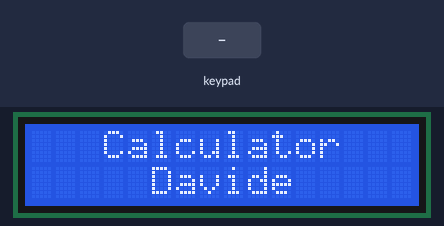
The sketch below on a simulated Arduino Uno, built with avr-gcc and run on an emulated ATmega328P. Parts: 16×2 character LCD. The inputs (shaded band) are chosen by the test bench.

Above: at 0.1 s.
3.8 s: keypad keys 7 + 5 = pressed 0.4 s apart
At 6.3 s:
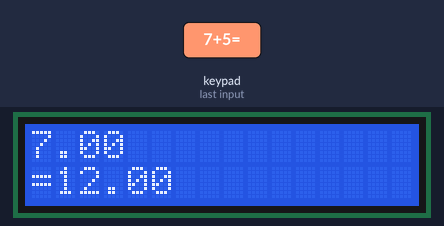
6.9 s: key '=' pressed
At 7.9 s:
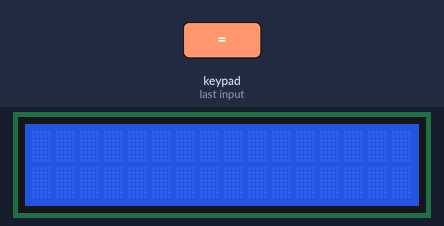
8.4 s: keypad keys 7 6 5 4 * pressed 0.4 s apart
At 11.0 s:
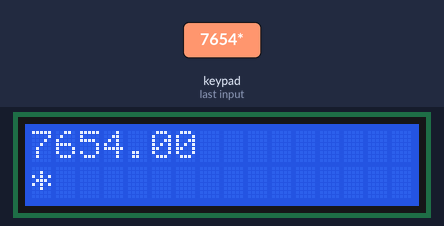
11.9 s: key '1' pressed
At 12.8 s:
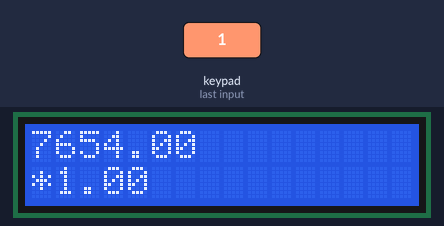
Timing chart, 0 to 14.4 s (numbered marks = the images above; inputs shaded):
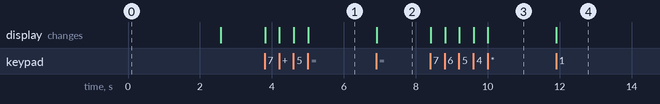

The sketch:

Calculator.ino
```cpp
#include <Key.h>                           // utilizada para trabajar con keypad
#include <Keypad.h>                        // permite interactuar con un teclado matricial
#include <Wire.h>                          // necesario para la comunicación I2c
#include <hd44780.h>                       // soporte para pantallas LCD basadas en el controlador hd44780
#include <hd44780ioClass/hd44780_I2Cexp.h> // extensión de la librería anterior para utilizar pantallas LCD con interfaz I2C

// Inicialización LCD I2C
hd44780_I2Cexp lcd; // Se declara objeto LCD de la clase hd44780_I2Cexp para controlar display mediante I2C
// Geometría LCD
const int LCD_COLS = 16; // 16 columnas
const int LCD_ROWS = 2; // 2 filas

double num1, num2 ; // variables para almacenar los número utilizados en las operaciones
double total; // variables para almacenar el resultado de las operaciones
char operation, button; // variable para almacenar la operación seleccionada y el botón seleccionado
const byte ROWS = 4; // definimos 4 filas
const byte COLS = 5; // definimos 5 columnas

// Definimos el mapa de teclas
char keys[ROWS][COLS] = { // matriz que define las teclas disponibles en el keypad
  {'1', '2', '3', '+'},
  {'4', '5', '6', '-'},
  {'7', '8', '9', '*'},
  {'=', '0', '%', '/'}
};
byte rowPins[ROWS] = { 7, 6, 5, 4 };// Conecta el keypad ROW0, ROW1, ROW2 y ROW3 a estos pines Arduino
byte colPins[COLS] = { 3, 2, 1, 0 }; // Conecte el teclado COL0, COL1 y COL2 a estos pines Arduino

Keypad kpd = Keypad( makeKeymap(keys), rowPins, colPins, ROWS, COLS ); //  Crear el keypad para controlar el teclado con la configuración anterior
void domath() // función para realizar operación seleccionada por el usuario y mostrar resultado en display
{
  switch (operation)
  {
    case '+': // Suma
      total = num1 + num2;
      break;
    case '-': // Resta
      total = num1 - num2;
      break;
    case '/': // División.
      total = num1 / num2;
      break;
    case '*': // Multiplicación
      total = num1 * num2;
      break;
    case '%': // Operación Módulo
      total = (int)num1 % (int)num2;
      break;
  }


  lcd.setCursor(0, 1);
  lcd.print('=');
  lcd.setCursor(1, 1);
  lcd.print(total);
}

void setup() {                            // función para inicializar el programa
  lcd.init();                             // se verifica que la inicialización ha sido exitosa
  lcd.backlight();                        // y se muestra un mensaje de bienvenida en el display
  lcd.setCursor(3, 0);
  lcd.print("Calculator");
  lcd.setCursor(5, 1);
  lcd.print("Davide");
  delay(2500);                            // pausa de 2.5 segundos
  lcd.clear();                            // limpiar la pantalla
}

void loop() // esta función contiene el bucle principal del programa
{
  while (1) // Primer bucle, se encarga de capturar el primer número ingresado y mostrarlo por el display LCD
  {
    button = kpd.getKey(); // se espera a que el usuario seleccione una operación matemática
    if (button >= '0' && button <= '9') // Si el usuario presionó un valor numérico, 1 carácter a la vez.
    {
      lcd.clear();
      num1 = num1 * 10 + (button - '0'); // Composición del primer operando
      lcd.setCursor(0, 0); // Seleccione el cursor en la primera fila en LCD
      lcd.print(num1); // Imprimir número num1
    }

    // Operación de entrada
    if (num1 != 0 && (button == '+' || button == '-' || button == '*' || button == '/' || button == '%'))
    {
      operation = button; // operación recuerda qué operación matemática quiere el usuario en los números
      lcd.setCursor(0, 1); // posiciona el cursor en la 2 fila
      lcd.print(operation); // imprime en pantalla la operación
      break;
    }
  }

  while (1) // esta función contiene el segundo bucle,
  {
    button = kpd.getKey(); // Lectura de botón
    if (button >= '0' && button <= '9') // Obteniendo caracteres del teclado para el segundo número
    {
      num2 = num2 * 10 + (button - '0'); //Composición de la segunda operación
      lcd.setCursor(1, 1); // selecciona la segunda fila, segunda columna en el LCD
      lcd.print(num2); // imprime en pantalla la operación 2
    }

    if (button == '=' && num2 != 0) //Hacer el cálculo si se presiona "="
    {
      domath(); // se llama a la función domath para realizar el cálculo y mostrar el resultado en el display
      break;
    }
  }

  while (1) // limpia la pantalla para la siguiente operación
  {
    // se espera a que presione la tecla "=" nuevamente para limpiar la pantalla y reinciar el programa.
    button = kpd.getKey();
    if (button == '=')
    {
      lcd.clear();
      lcd.setCursor(0, 0);
      num1 = 0;
      num2 = 0;
      total = 0;
      operation = 0;
      break;
    }
  }
}
```

Measured:
- after the input at 3.8 s, the display: first changes at once (image 1 shows a later state)
- after the input at 6.9 s, the display: changes at once (image 2)
- after the input at 8.4 s, the display: first changes at once (image 3 shows a later state)
- after the input at 11.9 s, the display: changes at once (image 4)
